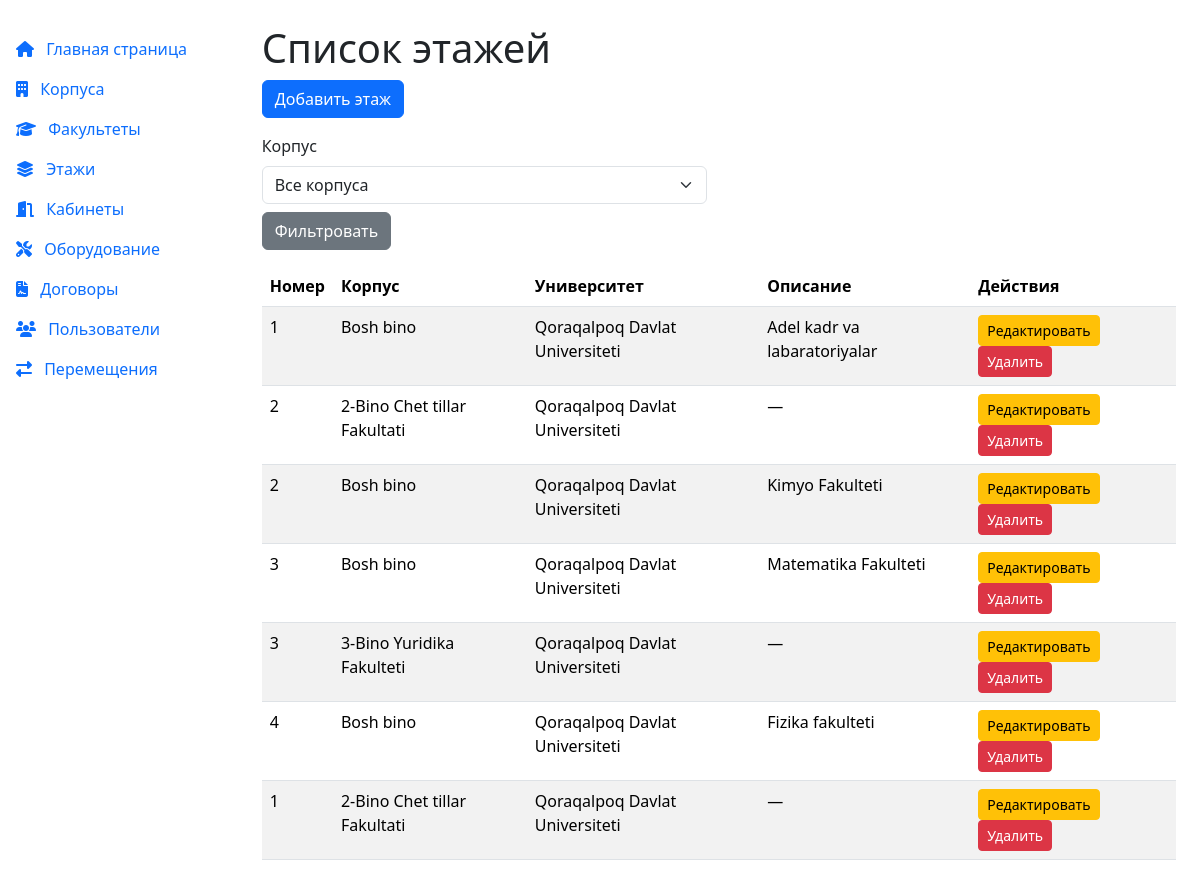
The app's page /custom_admin/floors/ (signed in) with its own data.
### university/models.py (models this page shows, shortened)
class Floor(models.Model): # Этаж
    building = models.ForeignKey(
        'Building',
        on_delete=models.CASCADE,
        related_name='floors',
        verbose_name="Корпус"
    )
    number = models.IntegerField(verbose_name="Номер этажа")
    description = models.TextField(blank=True, verbose_name="Описание (необязательно)")
    class Meta:
        verbose_name = "Этаж"
        verbose_name_plural = "Этажи"
        unique_together = ('building', 'number')

class Building(models.Model):   # Корпус
    university = models.ForeignKey(
        'University',
        on_delete=models.CASCADE,
        related_name='buildings',
        verbose_name="Университет"
    )
    name = models.CharField(max_length=100, verbose_name="Название корпуса")
    address = models.TextField(verbose_name="Адрес корпуса", blank=True)
    photo = models.ImageField(upload_to='building_photos/', null=True, blank=True, verbose_name="Фото корпуса")
    class Meta:
        verbose_name = "Корпус"
        verbose_name_plural = "Корпуса"

class University(models.Model):  # Университет
    name = models.CharField(max_length=255, verbose_name="Название университета")
    address = models.TextField(verbose_name="Адрес")
    logo = models.ImageField(upload_to='university_logos/', null=True, blank=True, verbose_name="Логотип")
    class Meta:
        verbose_name = "Университет"
        verbose_name_plural = "Университеты"

### custom_admin/views.py (the view)
# urls.py: path('floors/', views.FloorListView.as_view(), name='floor_list'),
class FloorListView(AdminOrManagerMixin, ListView):
    model = Floor
    template_name = 'custom_admin/floor_list.html'
    context_object_name = 'floors'
    paginate_by = 10
    def get_queryset(self):
        queryset = Floor.objects.all().select_related('building__university')
        building_id = self.request.GET.get('building')
        if building_id:
            queryset = queryset.filter(building_id=building_id)
        return queryset
    def get_context_data(self, **kwargs):
        context = super().get_context_data(**kwargs)
        context['buildings'] = Building.objects.all()
        return context

### custom_admin/views.py (called while the page is built)
    def dispatch(self, request, *args, **kwargs):
        if not request.user.is_authenticated:
            return redirect('custom_admin:login')
        if not (request.user.is_admin() or request.user.is_manager()):
            return render(request, 'custom_admin/error.html', {
                'error': 'Доступ только для администраторов или менеджеров'
            }, status=403)
        return super().dispatch(request, *args, **kwargs)

### user/models.py (called while the page is built)
    def is_admin(self):
        return self.role == self.Role.ADMIN

### custom_admin/templates/custom_admin/floor_list.html (shortened to what this page needs)
{% extends 'custom_admin/base.html' %}
{% block content %}
    <h1>Список этажей</h1>
    <a href="{% url 'custom_admin:floor_create' %}" class="btn btn-primary mb-3">Добавить этаж</a>
    <form method="get" class="mb-3">
        <div class="row">
            <div class="col-md-6">
                <label for="building" class="form-label">Корпус</label>
                <select name="building" id="building" class="form-select">
                    <option value="">Все корпуса</option>
                </select>
            </div>
        </div>
        <button type="submit" class="btn btn-secondary mt-2">Фильтровать</button>
    </form>
    <table class="table table-striped">
        <thead>
            <tr>
                <th>Номер</th>
                <th>Корпус</th>
                <th>Университет</th>
                <th>Описание</th>
                <th>Действия</th>
            </tr>
        </thead>
        <tbody>
            {% for floor in floors %}
                <tr>
                    <td>{{ floor.number }}</td>
                    <td>{{ floor.building.name }}</td>
                    <td>{{ floor.building.university.name }}</td>
                    <td>{{ floor.description|truncatechars:50|default:"—" }}</td>
                    <td>
                        <a href="{% url 'custom_admin:floor_edit' floor.pk %}" class="btn btn-sm btn-warning">Редактировать</a>
                        <a href="{% url 'custom_admin:floor_delete' floor.pk %}" class="btn btn-sm btn-danger">Удалить</a>
                    </td>
                </tr>
            {% empty %}
                <tr>
                    <td colspan="5">Этажи не найдены.</td>
                </tr>
            {% endfor %}
        </tbody>
    </table>
{% endblock %}

### records on screen
Floor: number "1", building.name "Bosh bino", building.university.name "Qoraqalpoq Davlat Universiteti", description "Adel kadr va labaratoriyalar"
Floor: number "2", building.name "2-Bino Chet tillar Fakultati", building.university.name "Qoraqalpoq Davlat Universiteti", description "—"
Floor: number "2", building.name "Bosh bino", building.university.name "Qoraqalpoq Davlat Universiteti", description "Kimyo Fakulteti"
Floor: number "3", building.name "Bosh bino", building.university.name "Qoraqalpoq Davlat Universiteti", description "Matematika Fakulteti"
Floor: number "3", building.name "3-Bino Yuridika Fakulteti", building.university.name "Qoraqalpoq Davlat Universiteti", description "—"
Floor: number "4", building.name "Bosh bino", building.university.name "Qoraqalpoq Davlat Universiteti", description "Fizika fakulteti"
Floor: number "1", building.name "2-Bino Chet tillar Fakultati", building.university.name "Qoraqalpoq Davlat Universiteti", description "—"
